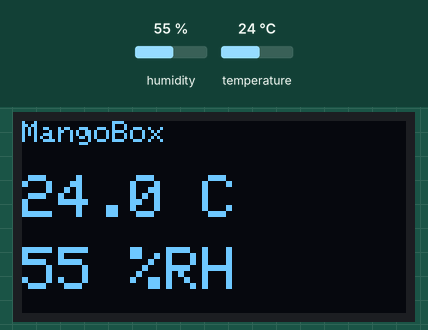
Recording of a sketch running on a simulated ESP32. Shown: 128×64 one-colour display. Inputs (shaded band) come from the test bench; at power-on: humidity 55 %, temperature 24 °C. What the sketch prints to the serial monitor is not drawn.

Above: at 3.2 s.
3.3 s: humidity set to 22 %
At 4.6 s:
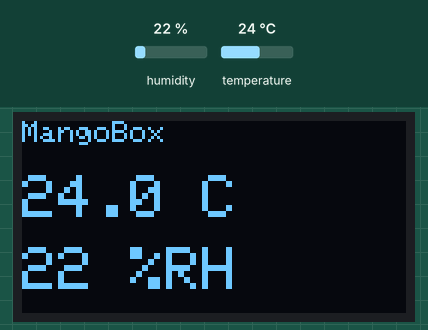
5.6 s: temperature set to 12 °C
At 6.9 s:
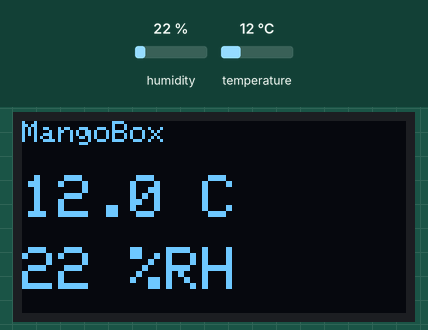
7.6 s: humidity set to 40 %
At 9.3 s:
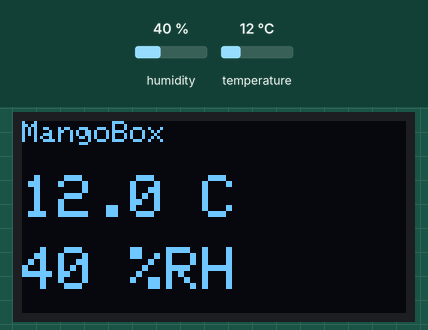
9.7 s: temperature set to 19 °C
At 11.7 s:
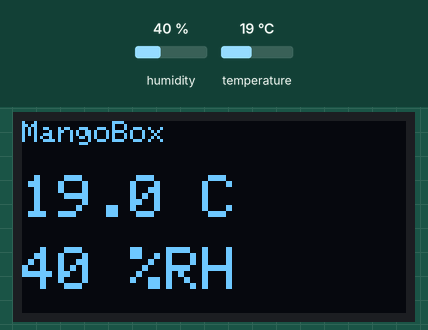
Timing chart, 0 to 12.8 s (numbered marks = the images above; inputs shaded):
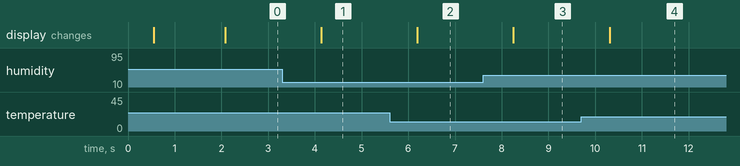

Measured:
- after the input at 3.3 s, the display: changes after 0.84 s (image 1)
- after the input at 5.6 s, the display: changes after 0.60 s (image 2)
- after the input at 7.6 s, the display: changes after 0.65 s (image 3)
- after the input at 9.7 s, the display: changes after 0.61 s (image 4)

The sketch:

step04_oled.ino
```cpp
/* ============================================================
   STEP 4 | มีจอแล้ว! แสดงค่าออกจอ (OLED SSD1306)
   ------------------------------------------------------------
   เป้าหมาย: เอาค่าจาก STEP 3 มาโชว์บนจอ ไม่ต้องพึ่งคอมพิวเตอร์
   สิ่งใหม่ที่ได้เรียน: การวาดบนจอ / พิกัด (x,y) / ขนาดตัวอักษร

   ไลบรารีเพิ่ม: Adafruit SSD1306 (+ Adafruit GFX)
   ============================================================ */

#include <Wire.h>
#include <Adafruit_Sensor.h>
#include <Adafruit_BME280.h>
#include <Adafruit_GFX.h>
#include <Adafruit_SSD1306.h>

#define I2C_SDA 8
#define I2C_SCL 9

Adafruit_BME280 bme;
Adafruit_SSD1306 oled(128, 64, &Wire, -1);
bool hasOLED = false;   // จอกว้าง 128 สูง 64 จุด


/* === i2cAlive(): ตรวจว่ามีอุปกรณ์อยู่จริงไหม (เชื่อถือได้ 100%) ===
   *** บทเรียนสำคัญจากหน้างาน ***
   begin() ของบางไลบรารี (เช่น SSD1306) "โกหก" ได้ — คืนค่า true
   ทั้งที่ไม่ได้ต่อจอเลย! เพราะมันไม่เช็ก ACK จริง
   วิธีนี้เช็กที่ระดับฮาร์ดแวร์ --> โกหกไม่ได้ */
bool i2cAlive(uint8_t addr) {
  Wire.beginTransmission(addr);
  return (Wire.endTransmission() == 0);
}

void setup() {
  Serial.begin(115200);
  Wire.begin(I2C_SDA, I2C_SCL);
  Wire.setClock(50000);   // ลดเป็น 50kHz — ทนสายยาว/หลวมได้ดีกว่า 100kHz มาก
  delay(500);

  // *** จอบางตัวเป็น 0x3D ไม่ใช่ 0x3C — เช็กทั้งสอง ***
  if      (i2cAlive(0x3C)) { hasOLED = oled.begin(SSD1306_SWITCHCAPVCC, 0x3C); Serial.println("[OK] OLED ที่ 0x3C"); }
  else if (i2cAlive(0x3D)) { hasOLED = oled.begin(SSD1306_SWITCHCAPVCC, 0x3D); Serial.println("[OK] OLED ที่ 0x3D"); }
  else Serial.println("[X] ไม่พบจอ OLED — เช็กสาย (จอบางตัวใช้ address 0x3D!)");

  if      (i2cAlive(0x76)) bme.begin(0x76);
  else if (i2cAlive(0x77)) bme.begin(0x77);
  else Serial.println("[X] ไม่พบ BME280");

  oled.clearDisplay();
  oled.setTextColor(SSD1306_WHITE);
  oled.setTextSize(1);
  oled.setCursor(0, 0);
  oled.println("STEP 4 OK!");
  oled.display();          // <-- สำคัญ! ถ้าไม่เรียก display() จะไม่ขึ้นอะไรเลย
  delay(1500);
}

void loop() {
  if (!hasOLED) { Serial.println("(ไม่มีจอ — ข้ามการแสดงผล)"); delay(2000); return; }

  float temp = bme.readTemperature();
  float hum  = bme.readHumidity();

  oled.clearDisplay();                 // ลบของเก่าก่อน

  oled.setTextSize(1);                 // ตัวเล็ก
  oled.setCursor(0, 0);                // ไปที่มุมซ้ายบน
  oled.println("MangoBox");

  oled.setTextSize(2);                 // ตัวใหญ่ขึ้น 2 เท่า
  oled.setCursor(0, 18);
  oled.print(temp, 1);
  oled.print(" C");

  oled.setCursor(0, 42);
  oled.print(hum, 0);
  oled.print(" %RH");

  oled.display();                      // ส่งภาพขึ้นจอจริง
  delay(1000);
}

/* ------------------------------------------------------------
   ผลที่ควรได้: จอโชว์อุณหภูมิตัวใหญ่ และความชื้นข้างล่าง

   ลองเล่นดู:
   1) ลบบรรทัด oled.display() ออก --> เกิดอะไรขึ้น? เพราะอะไร?
   2) ลบ oled.clearDisplay() ออก --> ตัวเลขจะทับกันมั่ว ลองดู!
   3) เปลี่ยน setCursor(0, 18) เป็น setCursor(30, 18) --> ขยับไปไหน?

   คำถาม: พิกัด (0,0) ของจออยู่มุมไหน? แล้ว y เพิ่มขึ้นไปทางไหน?
   ------------------------------------------------------------ */
```
